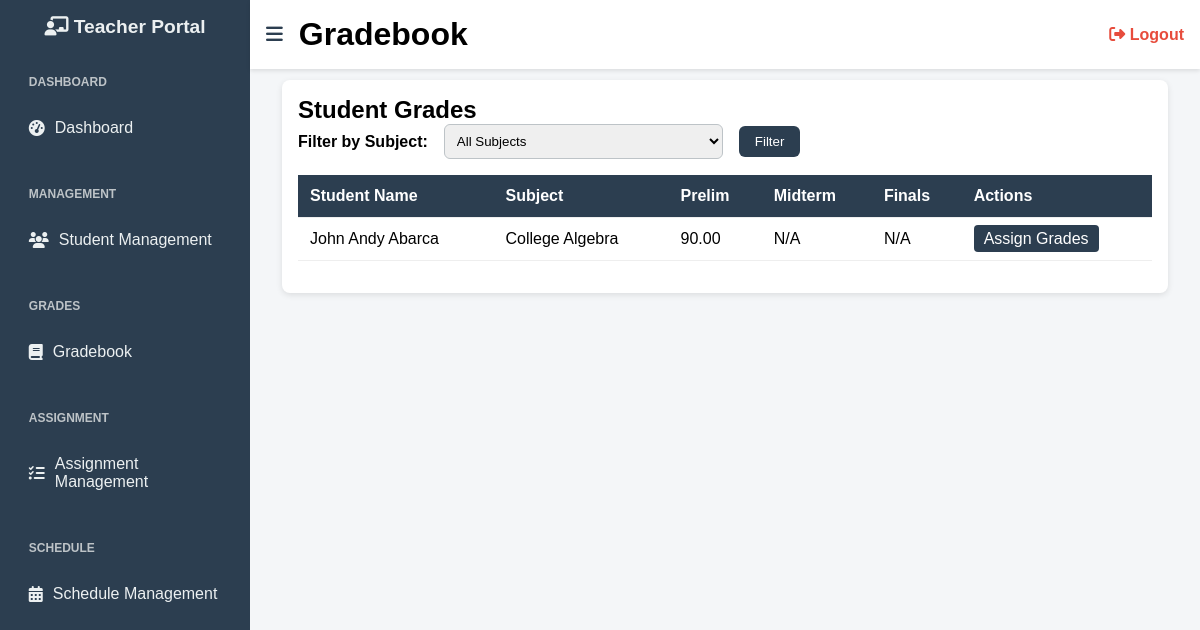
Screenshot of /gradebook.php (signed in) with the database file from the repository.
### tables this page shows
CREATE TABLE `students` (
  `id` int(11) NOT NULL,
  `lastname` varchar(100) DEFAULT NULL,
  `firstname` varchar(100) DEFAULT NULL,
  `middlename` varchar(100) DEFAULT NULL,
  `dob` date DEFAULT NULL,
  `gender` varchar(10) DEFAULT NULL,
  `email` varchar(150) DEFAULT NULL,
  `phone` varchar(20) DEFAULT NULL,
  `address` text DEFAULT NULL,
  `grade_level` varchar(50) DEFAULT NULL,
  `program` varchar(100) DEFAULT NULL,
  `previous_school` varchar(150) DEFAULT NULL,
  `enrollment_date` date DEFAULT NULL,
  `student_type` varchar(20) DEFAULT NULL,
  `parent_name` varchar(150) DEFAULT NULL,
  `parent_relationship` varchar(50) DEFAULT NULL,
  `parent_phone` varchar(20) DEFAULT NULL,
  `username` varchar(100) DEFAULT NULL,
  `password` varchar(255) DEFAULT NULL,
  `created_at` timestamp NOT NULL DEFAULT current_timestamp(),
  `role` varchar(50) DEFAULT 'student',
  `balance` decimal(10,2) DEFAULT 0.00,
  `grade` varchar(10) DEFAULT NULL,
  `approval_status` enum('pending','approved','rejected') DEFAULT 'pending'
);

CREATE TABLE `subjects` (
  `id` int(11) NOT NULL,
  `subject_code` varchar(50) NOT NULL,
  `subject_name` varchar(100) NOT NULL,
  `units` int(11) NOT NULL,
  `semester` varchar(20) DEFAULT NULL,
  `year_level` varchar(20) DEFAULT NULL,
  `school_year` varchar(9) DEFAULT NULL,
  `program` varchar(255) DEFAULT NULL
);

### gradebook.php (the view, shortened to what this page needs)
<?php
include('db_connect.php');
function getStudents($selected_subject = null) {
    global $conn;
    $teacher_id = $_SESSION['teacher_id'];
    $check_sql = "SELECT COUNT(*) as count FROM class_schedules WHERE teacher_id = ?";
    $check_stmt = $conn->prepare($check_sql);
    $check_stmt->bind_param("i", $teacher_id);
    $check_stmt->execute();
    $check_result = $check_stmt->get_result();
    $schedule_count = $check_result->fetch_assoc()['count'];
    $enroll_check_sql = "SELECT COUNT(*) as count FROM enrollments WHERE teacher_id = ?";
    $enroll_check_stmt = $conn->prepare($enroll_check_sql);
    $enroll_check_stmt->bind_param("i", $teacher_id);
    $enroll_check_stmt->execute();
    $enroll_result = $enroll_check_stmt->get_result();
    $enrollment_count = $enroll_result->fetch_assoc()['count'];
    $sql = "SELECT DISTINCT s.id, s.firstname, s.lastname, s.username, s.grade_level, s.program,
                   GROUP_CONCAT(DISTINCT sub.subject_code) as enrolled_subjects,
                   g.prelim, g.midterm, g.finals, g.subject_id, sub.id as subject_id, sub.subject_name
            FROM students s
            INNER JOIN enrollments e ON s.id = e.student_id
            INNER JOIN subjects sub ON e.subject_id = sub.id
            LEFT JOIN grades g ON s.id = g.student_id AND sub.id = g.subject_id
            WHERE (e.teacher_id = ? OR EXISTS (
                SELECT 1 FROM class_schedules cs
                WHERE cs.subject_id = sub.id AND cs.teacher_id = ?
            ))";
    $sql .= " GROUP BY s.id, g.prelim, g.midterm, g.finals, g.subject_id, sub.id, sub.subject_name";
    $stmt = $conn->prepare($sql);
    if ($selected_subject !== null) {
        $stmt->bind_param("iii", $teacher_id, $teacher_id, $selected_subject);
    } else {
        $stmt->bind_param("ii", $teacher_id, $teacher_id);
    }
    $stmt->execute();
    $result = $stmt->get_result();
    $students = [];
    if ($result->num_rows > 0) {
        while ($row = $result->fetch_assoc()) {
            $students[] = $row;
        }
    }
    return $students;
}
function getSubjects() {
    global $conn;
    $teacher_id = $_SESSION['teacher_id'];
    $sql = "SELECT DISTINCT s.id, s.subject_code, s.subject_name
            FROM subjects s
            INNER JOIN class_schedules cs ON s.id = cs.subject_id
            WHERE cs.teacher_id = ?";
    $stmt = $conn->prepare($sql);
    $stmt->bind_param("i", $teacher_id);
    $stmt->execute();
    $result = $stmt->get_result();
    $subjects = [];
    if ($result->num_rows > 0) {
        while ($row = $result->fetch_assoc()) {
            $subjects[] = $row;
        }
    }
    return $subjects;
}
$selected_subject = isset($_GET['subject']) ? intval($_GET['subject']) : null;
$students = getStudents($selected_subject);
$subjects = getSubjects();
?>
<!DOCTYPE html>
<html lang="en">
<head>
    <link rel="stylesheet" href="https://cdnjs.cloudflare.com/ajax/libs/font-awesome/6.4.0/css/all.min.css" />
</head>
<body>
<div class="sidebar" id="sidebar">
    <h2><i class="fas fa-chalkboard-teacher"></i> <span>Teacher Portal</span></h2>
    <ul>
      <li class="section-title">Dashboard</li>
      <li><a href="teacher_portal.php"><i class="fas fa-tachometer-alt"></i> <span>Dashboard</span></a></li>
      <li class="section-title">Management</li>
      <li><a href="student_management.php"><i class="fas fa-users"></i> <span>Student Management</span></a></li>
      <li class="section-title">Grades</li>
      <li><a href="gradebook.php"><i class="fas fa-book"></i> <span>Gradebook</span></a></li>
      <li class="section-title">Assignment</li>
      <li><a href="assignment_management.php"><i class="fas fa-tasks"></i> <span>Assignment Management</span></a></li>
      <li class="section-title">Schedule</li>
      <li><a href="teacher_schedule.php"><i class="fas fa-calendar-alt"></i> <span>Schedule Management</span></a></li>
    </ul>
</div>
<div class="topbar" id="topbar">
    <button class="toggle-btn" onclick="toggleSidebar()">
        <i class="fas fa-bars"></i>
    </button>
    <h1>Gradebook</h1>
    <a href="logout.php" class="logout-btn">
        <i class="fas fa-sign-out-alt"></i> Logout
    </a>
</div>
<div class="content" id="content">
    <div id="gradebook-content">
        <div class="student-table">
            <h2>Student Grades</h2>
            <div style="margin-bottom: 1rem;">
                <form method="GET" style="display: flex; gap: 1rem; align-items: center;">
                    <label for="subject_filter" style="font-weight: bold;">Filter by Subject:</label>
                    <select name="subject" id="subject_filter" style="padding: 0.5rem; border: 1px solid #bdc3c7; border-radius: 0.375rem; min-width: 200px;">
                        <option value="">All Subjects</option>
                    </select>
                    <button type="submit" style="padding: 0.5rem 1rem; background-color: #2c3e50; color: white; border: none; border-radius: 0.375rem; cursor: pointer;">Filter</button>
                </form>
            </div>
            <table>
                <thead>
                    <tr>
                        <th>Student Name</th>
                        <th>Subject</th>
                        <th>Prelim</th>
                        <th>Midterm</th>
                        <th>Finals</th>
                        <th>Actions</th>
                    </tr>
                </thead>
                <tbody>
                    <?php foreach ($students as $student): ?>
                    <tr>
                        <td><?php echo htmlspecialchars($student['firstname'] . ' ' . $student['lastname']); ?></td>
                        <td>
                            <?php
                            $subject_name = 'N/A';
                            foreach ($subjects as $subject) {
                                if ($subject['id'] == $student['subject_id']) {
                                    $subject_name = $subject['subject_name'];
                                    break;
                                }
                            }
                            echo htmlspecialchars($subject_name);
                            ?>
                        </td>
                        <td><?php echo ($student['prelim'] !== null && $student['prelim'] !== '') ? htmlspecialchars($student['prelim']) : 'N/A'; ?></td>
                        <td><?php echo ($student['midterm'] !== null && $student['midterm'] !== '') ? htmlspecialchars($student['midterm']) : 'N/A'; ?></td>
                        <td><?php echo ($student['finals'] !== null && $student['finals'] !== '') ? htmlspecialchars($student['finals']) : 'N/A'; ?></td>
                        <td>
                            <a class="btn-edit" href="gradebook.php?edit_id=<?php echo $student['id']; ?>&subject_id=<?php echo $student['subject_id']; ?>">Assign Grades</a>
                        </td>
                    </tr>
                    <?php endforeach; ?>
                </tbody>
            </table>
        </div>
    </div>
</div>
</body>
</html>

### gradebook.php (style rules this page uses)
* { box-sizing: border-box; margin: 0; padding: 0; }
body { font-family: Arial, sans-serif; display: flex; min-height: 100vh; background-color: #f4f6f8; }
.sidebar { width: 250px; background-color: #2c3e50; color: #ecf0f1; padding-top: 1rem; flex-shrink: 0; overflow: hidden; transition: all 0.3s ease; }
.sidebar h2 { text-align: center; margin-bottom: 1rem; font-size: 1.2rem; }
.sidebar ul { list-style: none; padding: 0 1rem; }
.sidebar li { padding: 0.8rem; cursor: pointer; transition: background-color 0.2s; display: flex; align-items: center; gap: 10px; }
.sidebar .section-title { font-weight: bold; font-size: 0.75rem; margin-top: 1.5rem; margin-bottom: 0.3rem; color: #bdc3c7; text-transform: uppercase; }
.sidebar li a { text-decoration: none; color: inherit; display: flex; align-items: center; gap: 10px; width: 100%; }
.topbar { position: fixed; left: 250px; right: 0; top: 0; background-color: #fff; padding: 1rem; box-shadow: 0 2px 4px rgba(0,0,0,0.1); z-index: 999; display: flex; align-items: center; gap: 1rem; transition: left 0.3s ease; }
.toggle-btn { font-size: 1.2rem; cursor: pointer; background: none; border: none; color: #2c3e50; }
.logout-btn { margin-left: auto; text-decoration: none; color: #e74c3c; font-weight: bold; font-size: 1rem; }
.content { flex-grow: 1; padding: 5rem 2rem 2rem 2rem; transition: all 0.3s ease; }
.student-table { background-color: #fff; border-radius: 0.5rem; padding: 1rem; margin-bottom: 40px; box-shadow: 0 2px 6px rgba(0, 0, 0, 0.1); overflow-x: auto; }
table { width: 100%; border-collapse: collapse; margin-bottom: 1rem; }
th, td { padding: 0.75rem; border-bottom: 1px solid #eee; text-align: left; }
th { background: #2c3e50; color: white; }
.btn-edit { background-color: #2c3e50; color: white; border: none; padding: 5px 10px; border-radius: 4px; text-decoration: none; cursor: pointer; }

### rows the page displays
students: firstname+lastname "John Andy Abarca", prelim "90.00"
subjects: subject_name "College Algebra"
